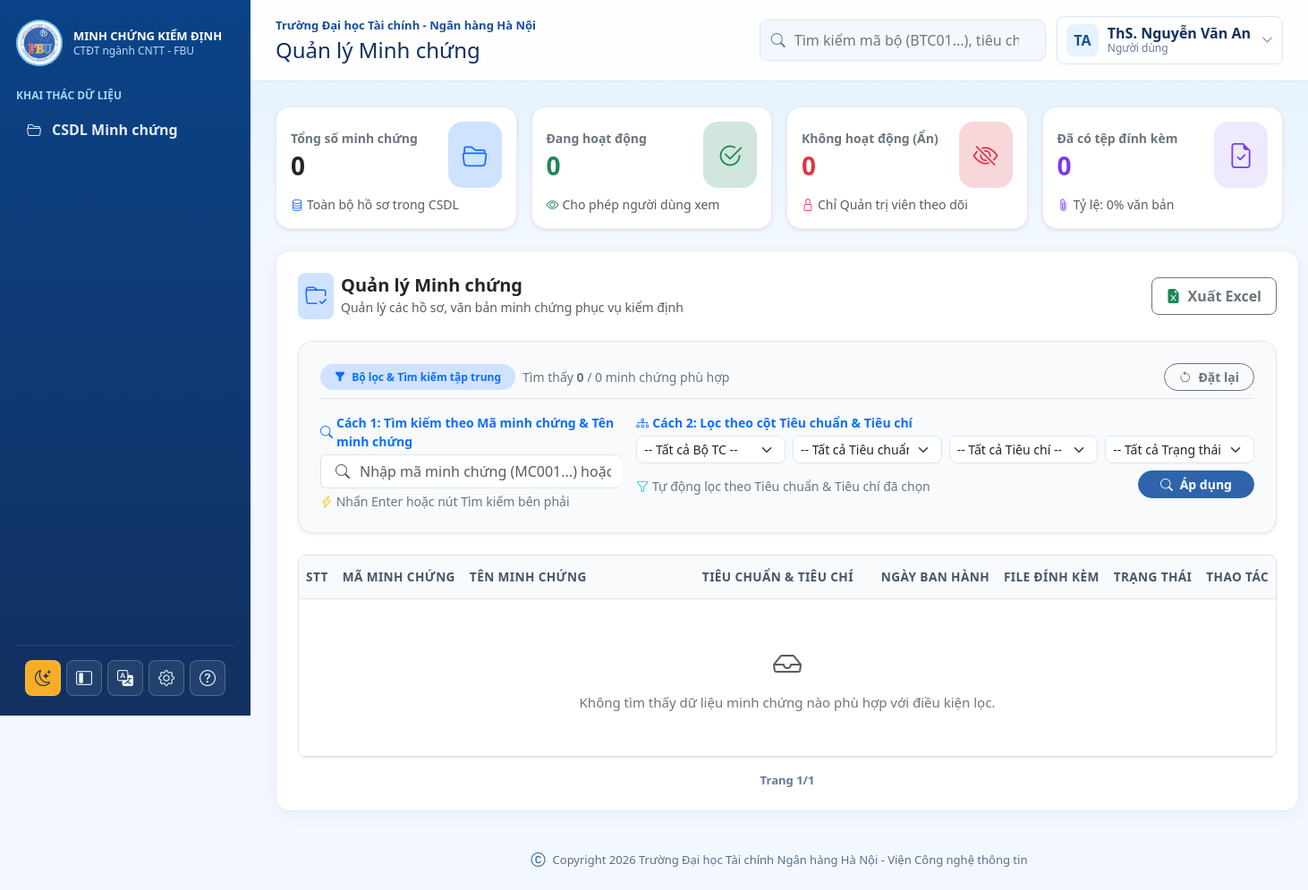
The app's page /admin/evidences.php (signed in) with its own data.
### tables this page shows
CREATE TABLE NguoiDung (
    MaNguoiDung VARCHAR(50) NOT NULL PRIMARY KEY,
    HoTen VARCHAR(150) NOT NULL,
    Email VARCHAR(150) NOT NULL UNIQUE,
    SoDienThoai VARCHAR(30) NULL,
    TenDangNhap VARCHAR(80) NOT NULL UNIQUE,
    MatKhau VARCHAR(255) NOT NULL,
    VaiTro ENUM('admin', 'user') NOT NULL DEFAULT 'user',
    TrangThai TINYINT(1) NOT NULL DEFAULT 1,
    DuongDanAnhDaiDien VARCHAR(500) NULL,
    DangNhapCuoi DATETIME NULL,
    NgayTao TIMESTAMP DEFAULT CURRENT_TIMESTAMP
);

### admin/evidences.php (the view, shortened to what the rows shown need)
<?php
require_once __DIR__ . '/../includes/helpers.php';
require_once __DIR__ . '/../includes/data.php';
require __DIR__ . '/../includes/data.php';
$heading   = 'Quản lý Minh chứng';
include __DIR__ . '/../includes/header.php';
?>
<div class="row g-4 evidences-layout">
    <div class="col-12">
        <div class="evidence-card">
            <div class="d-flex flex-wrap justify-content-between align-items-center gap-3 mb-4">
                <div>
                    <div class="d-flex align-items-center gap-2">
                        <div>
                            <h2 class="h5 mb-0 fw-bold text-dark">Quản lý Minh chứng</h2>
                        </div>
                    </div>
                </div>
            </div>
            <div class="table-responsive border rounded-3 overflow-hidden shadow-xs">
                <table class="table align-middle mb-0 table-hover" data-page-size="10" style="width: 100%;">
                    <thead class="table-light">
                        <tr>
                            <th class="text-center text-nowrap" style="width: 50px;">STT</th>
                            <th class="text-nowrap" style="width: 110px;">Mã minh chứng</th>
                            <th style="width: 32%; min-width: 260px;">Tên minh chứng</th>
                            <th style="width: 22%; min-width: 200px;">Tiêu chuẩn &amp; Tiêu chí</th>
                            <th class="text-center text-nowrap" style="width: 125px;">Ngày ban hành</th>
                            <th class="text-center text-nowrap" style="width: 140px;">File đính kèm</th>
                            <th class="text-center text-nowrap" style="width: 125px;">Trạng thái</th>
                            <th class="text-end text-nowrap" style="width: 110px;">Thao tác</th>
                        </tr>
                    </thead>
                </table>
            </div>
        </div>
    </div>
</div>
<?php include __DIR__ . '/../includes/footer.php'; ?>

### includes/header.php (shortened to what the rows shown need)
<?php
require_once __DIR__ . '/helpers.php';
require_once __DIR__ . '/data.php';
$pageTitle = $pageTitle ?? $appName;
?>
<!doctype html>
<html lang="vi">
<head>
    <link href="https://cdn.jsdelivr.net/npm/bootstrap@5.3.3/dist/css/bootstrap.min.css" rel="stylesheet">
    <link href="https://cdn.jsdelivr.net/npm/bootstrap-icons@1.11.3/font/bootstrap-icons.css" rel="stylesheet">
    <link href="<?= base_url('assets/css/app.css?v=24') ?>" rel="stylesheet">
</head>
<body>
<div class="app-shell">
    <main class="main-content">
        <header class="topbar">
            <div class="topbar-title">
                <h1 class="h4 mb-0"><?= htmlspecialchars($heading ?? $pageTitle) ?></h1>
            </div>
            <div class="topbar-actions">
                <div class="dropdown user-menu">
                    <button class="user-chip" type="button" data-bs-toggle="dropdown" aria-expanded="false">
                        <?= avatar_html($currentUser['avatar'] ?? null, $currentUser['name']) ?>
                        <span class="user-chip-text">
                            <strong><?= htmlspecialchars($currentUser['name']) ?></strong>
                            <small><?= htmlspecialchars($roles[$currentUser['role']] ?? 'Người dùng') ?></small>
                        </span>
                        <i class="bi bi-chevron-down user-chip-icon"></i>
                    </button>
                </div>
            </div>
        </header>
        <section class="content-wrap">

### includes/helpers.php (shortened to what the rows shown need)
<?php
function base_url(string $path = ''): string
{
    $script = str_replace('\\', '/', dirname($_SERVER['SCRIPT_NAME']));
    $root = preg_replace('#/(admin|user|auth|includes)$#', '', $script);
    $root = rtrim($root, '/');
    return $root . '/' . ltrim($path, '/');
}
function user_initials(string $name): string
{
    $name = trim($name);
    $parts = preg_split('/\s+/u', $name);
    $first = mb_substr($parts[0] ?? 'U', 0, 1, 'UTF-8');
    $last = mb_substr($parts[count($parts) - 1] ?? $first, 0, 1, 'UTF-8');
    return mb_strtoupper($first . $last, 'UTF-8');
}
function avatar_html(?string $avatarPath, ?string $name = 'User', string $class = 'avatar'): string
{
    $name = (string)($name ?: 'User');
    return '<span class="' . htmlspecialchars($class, ENT_QUOTES, 'UTF-8') . '">' . htmlspecialchars(user_initials($name), ENT_QUOTES, 'UTF-8') . '</span>';
}
?>

### records on screen
nguoidung: HoTen "TA", HoTen "ThS. Nguyễn Văn An", VaiTro "Người dùng"

### other values on screen
$trainingProgram['school'] "Trường Đại học Tài chính - Ngân hàng Hà Nội"
$heading "Quản lý Minh chứng"
$rawTotal "0"
$countActive "0"
$countInactive "0"
$countHasFile "0"
count($filteredEvidences) "0"
